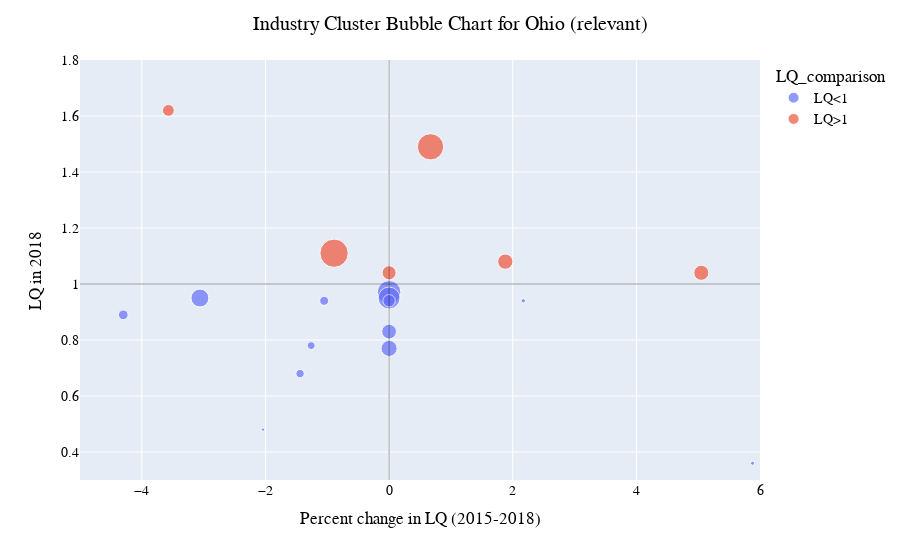

The notebook cell saved with this chart:
### Code cell
# Interactive plots using plotly....hover over data point to see the observations
ohio_bubble_filtered = px.scatter(
    ohio_filtered,
    x="Per_change_LQ", y="LQ_2018",
    size="Eri_2018", color="LQ_comparison", hover_name="NAICS_Industry_Sector", size_max=None)

ohio_bubble_filtered.update_xaxes(range=[-5, 6])
ohio_bubble_filtered.update_yaxes(range=[0.3, 1.8])
# ohio_bubble_filtered.update_yaxes(nticks=7)

# Add shapes
ohio_bubble_filtered.add_shape(
    # Line Vertical
    dict(type="line", x0=0, y0=0, x1=0, y1=2, line=dict(color="Black", width=0.4)))

ohio_bubble_filtered.add_shape(
    # Line Horizontal
    type="line", x0=-10, y0=1, x1=10, y1=1, line=dict(color="Black", width=0.4))

ohio_bubble_filtered.update_layout(
    hoverlabel=dict(bgcolor='white', font=dict(color='black')),
    title='Industry Cluster Bubble Chart for Ohio (relevant)', 
    title_x=0.5, #center alignment for title
    xaxis_title="Percent change in LQ (2015-2018)",
    yaxis_title="LQ in 2018",
    font=dict(family="Helvetica", size=14, color="black"),
    # plot_bgcolor='rgba(0,0,0,0)', paper_bgcolor='rgba(0,0,0,0)' #for background color for graph and plot
    # showlegend=False # to hide the legend
)

ohio_bubble_filtered.show() # print the figure

### Figure 1 — Plotly figure (JSON) as saved in the notebook; plotly's stock layout.template omitted (floating-point values rounded to 4 significant figures)
{"data": [{"hovertemplate": "<b>%{hovertext}</b><br><br>LQ_comparison=LQ<1<br>Per_change_LQ=%{x}<br>LQ_2018=%{y}<br>Eri_2018=%{marker.size}<extra></extra>", "hovertext": ["Agriculture, forestry, fishing and hunting", "Mining, quarrying, and oil and gas extraction", "Utilities", "Construction", "Retail trade", "Information", "Real estate and rental and leasing", "Professional and technical services", "Administrative and waste services", "Educational services", "Arts, entertainment, and recreation", "Accommodation and food services", "Other services, except public administration"], "legendgroup": "LQ<1", "marker": {"color": "#636efa", "size": [16662, 11859, 19110, 220709, 563820, 70930, 64155, 262870, 325830, 95539, 81785, 484896, 156685], "sizemode": "area", "sizeref": 2022.0, "symbol": "circle"}, "mode": "markers", "name": "LQ<1", "showlegend": true, "type": "scatter", "x": [5.88, -2.04, 2.17, 0, 0, -1.44, -1.26, 0, -3.06, -4.3, -1.05, 0, 0], "xaxis": "x", "y": [0.36, 0.48, 0.94, 0.83, 0.97, 0.68, 0.78, 0.77, 0.95, 0.89, 0.94, 0.95, 0.94], "yaxis": "y"}, {"hovertemplate": "<b>%{hovertext}</b><br><br>LQ_comparison=LQ>1<br>Per_change_LQ=%{x}<br>LQ_2018=%{y}<br>Eri_2018=%{marker.size}<extra></extra>", "hovertext": ["Manufacturing", "Wholesale trade", "Transportation and warehousing", "Finance and insurance", "Management of companies and enterprises", "Health care and social assistance"], "legendgroup": "LQ>1", "marker": {"color": "#EF553B", "size": [698950, 234789, 199530, 229394, 140729, 808602], "sizemode": "area", "sizeref": 2022.0, "symbol": "circle"}, "mode": "markers", "name": "LQ>1", "showlegend": true, "type": "scatter", "x": [0.67, 1.88, 0, 5.05, -3.57, -0.89], "xaxis": "x", "y": [1.49, 1.08, 1.04, 1.04, 1.62, 1.11], "yaxis": "y"}], "layout": {"font": {"color": "black", "family": "Helvetica", "size": 14}, "hoverlabel": {"bgcolor": "white", "font": {"color": "black"}}, "legend": {"itemsizing": "constant", "title": {"text": "LQ_comparison"}, "tracegroupgap": 0}, "margin": {"t": 60}, "shapes": [{"line": {"color": "Black", "width": 0.4}, "type": "line", "x0": 0, "x1": 0, "y0": 0, "y1": 2}, {"line": {"color": "Black", "width": 0.4}, "type": "line", "x0": -10, "x1": 10, "y0": 1, "y1": 1}], "title": {"text": "Industry Cluster Bubble Chart for Ohio (relevant)", "x": 0.5}, "xaxis": {"anchor": "y", "domain": [0, 1], "range": [-5, 6], "title": {"text": "Percent change in LQ (2015-2018)"}}, "yaxis": {"anchor": "x", "domain": [0, 1], "range": [0.3, 1.8], "title": {"text": "LQ in 2018"}}}}
